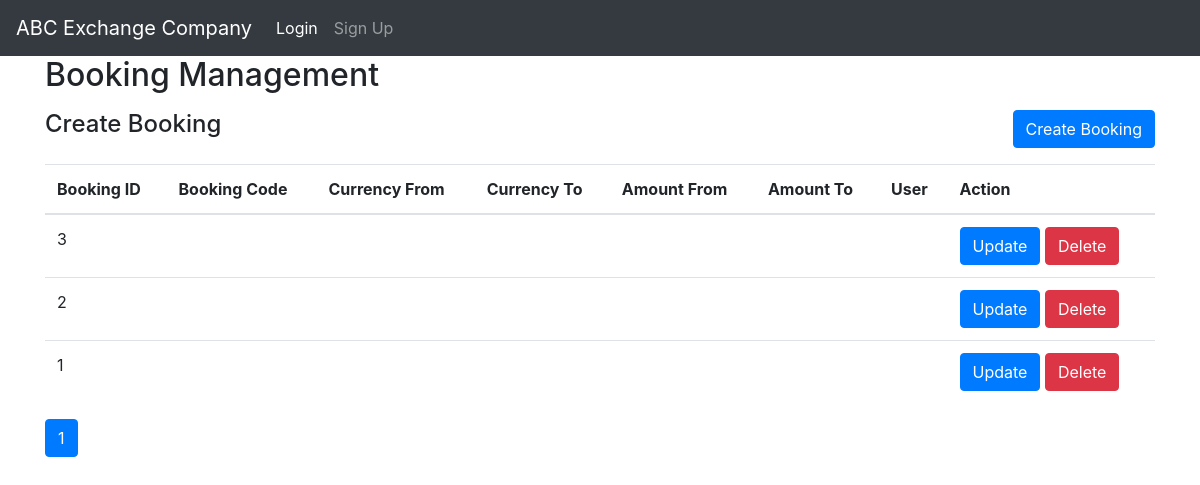
The app's page /booking_admin.php, older data.
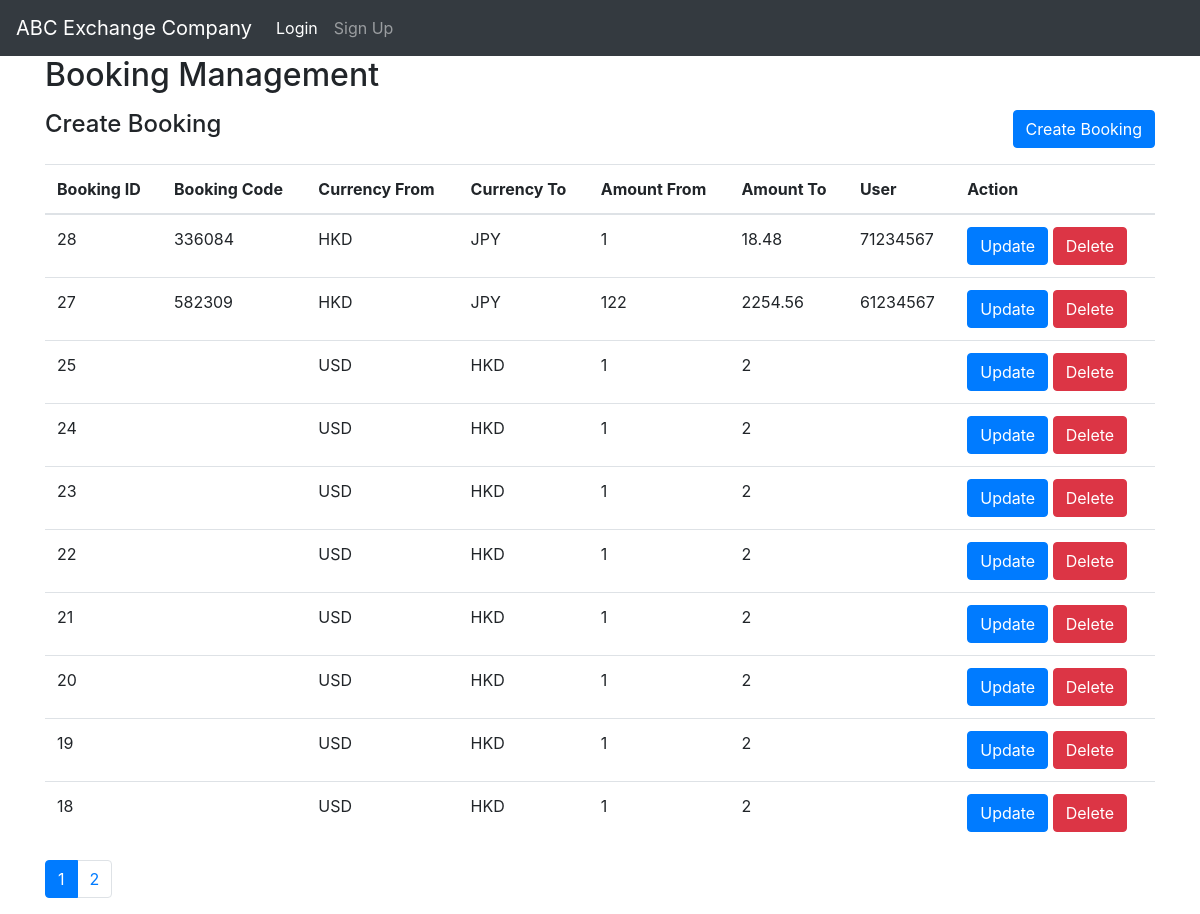
The same page, newer data.
### tables this page shows
CREATE TABLE "bookings" (
	"id"	INTEGER,
	"booking_code"	TEXT,
	"currency_from"	TEXT,
	"currency_to"	TEXT,
	"amount_from"	REAL,
	"amount_to"	REAL,
	"username"	TEXT,
	PRIMARY KEY("id" AUTOINCREMENT)
);

### booking_admin.php (the view, shortened to what this page needs)
<?php include("header.php"); ?>
<div class="container">
    <h2>Booking Management</h2>
    <?php
$bookingsPerPage = 10;
$page = isset($_GET['page']) ? (int)$_GET['page'] : 1;
$offset = ($page - 1) * $bookingsPerPage;
?>
<?php
    $db = new SQLite3('database.db');
    $query = "SELECT * FROM bookings order by id desc LIMIT $bookingsPerPage OFFSET $offset ";
    $result = $db->query($query);
    $bookings = [];
    while ($row = $result->fetchArray(SQLITE3_ASSOC)) {
      $bookings[] = $row;
    }
    ?>
<?php
$totalBookingsQuery = "SELECT COUNT(*) as count FROM bookings";
$totalBookingsResult = $db->query($totalBookingsQuery);
$totalBookings = $totalBookingsResult->fetchArray(SQLITE3_ASSOC)['count'];
$totalPages = ceil($totalBookings / $bookingsPerPage);
?>
<div class="row mt-3 mb-3">
  <div class="col-md-6">
    <h4>Create Booking</h4>
  </div>
  <div class="col-md-6 text-right">
    <button type="button" class="btn btn-primary" data-toggle="modal" data-target="#createBookingModal">
      Create Booking
    </button>
  </div>
</div>
    <table class="table">
      <thead>
        <tr>
          <th>Booking ID</th>
          <th>Booking Code</th>
          <th>Currency From</th>
          <th>Currency To</th>
          <th>Amount From</th>
          <th>Amount To</th>
          <th>User</th>
          <th>Action</th>
        </tr>
      </thead>
      <tbody>
        <?php foreach ($bookings as $booking) { ?>
          <tr>
            <td><?php echo $booking['id']; ?></td>
            <td><?php echo $booking['booking_code']; ?></td>
            <td><?php echo $booking['currency_from']; ?></td>
            <td><?php echo $booking['currency_to']; ?></td>
            <td><?php echo $booking['amount_from']; ?></td>
            <td><?php echo $booking['amount_to']; ?></td>
            <td><?php echo $booking['username']; ?></td>
            <td>
<form method="POST"> <button type="button" class="btn btn-primary update-button" data-toggle="modal" data-target="#updateBookingModal" data-booking='<?php echo json_encode($booking); ?>'>Update</button>
  <button type="submit" name="delete" class="btn btn-danger">Delete</button>
</form>    </td>
          </tr>
        <?php } ?>
      </tbody>
    </table>
    <nav aria-label="Page navigation">
  <ul class="pagination">
    <?php for ($i = 1; $i <= $totalPages; $i++) { ?>
      <li class="page-item <?php echo $i === $page ? 'active' : ''; ?>"><a class="page-link" href="?page=<?php echo $i; ?>"><?php echo $i; ?></a></li>
    <?php } ?>
  </ul>
</nav>
  </div>
  <?php include("footer.php"); ?>

### header.php (shortened to what this page needs)
<!DOCTYPE html>
<html lang="en">
<head>
  <link rel="stylesheet" href="https://stackpath.bootstrapcdn.com/bootstrap/4.5.2/css/bootstrap.min.css">
</head>
<body>
  <nav class="navbar navbar-expand-lg navbar-dark bg-dark">
    <a class="navbar-brand" href="index.php">ABC Exchange Company</a>
    <div class="collapse navbar-collapse" id="navbarNav">
    <ul class="navbar-nav">
  <?php
    if (!isset($_SESSION['role'])) {
        echo '
        <li class="nav-item active">
            <a class="nav-link" href="login.php">Login</a>
        </li>
        <li class="nav-item">
            <a class="nav-link" href="signup.php">Sign Up</a>
        </li>';
    }
    ?>
</ul>
    </div>
  </nav>

### footer.php (shortened to what this page needs)
</body>
</html>

Row changes from the older to the newer data that the page shows:
removed bookings: id "3"
removed bookings: id "2"
removed bookings: id "1"
added bookings: id "28", booking_code "336084", currency_from "HKD", currency_to "JPY", amount_from "1", amount_to "18.48", username "71234567"
added bookings: id "27", booking_code "582309", currency_from "HKD", currency_to "JPY", amount_from "122", amount_to "2254.56", username "61234567"
added bookings: id "25", currency_from "USD", currency_to "HKD", amount_from "1", amount_to "2"
added bookings: id "24", currency_from "USD", currency_to "HKD", amount_from "1", amount_to "2"
added bookings: id "23", currency_from "USD", currency_to "HKD", amount_from "1", amount_to "2"
added bookings: id "22", currency_from "USD", currency_to "HKD", amount_from "1", amount_to "2"
added bookings: id "21", currency_from "USD", currency_to "HKD", amount_from "1", amount_to "2"
added bookings: id "20", currency_from "USD", currency_to "HKD", amount_from "1", amount_to "2"
added bookings: id "19", currency_from "USD", currency_to "HKD", amount_from "1", amount_to "2"
added bookings: id "18", currency_from "USD", currency_to "HKD", amount_from "1", amount_to "2"
Text that changed along with them:
new list line: "2"
